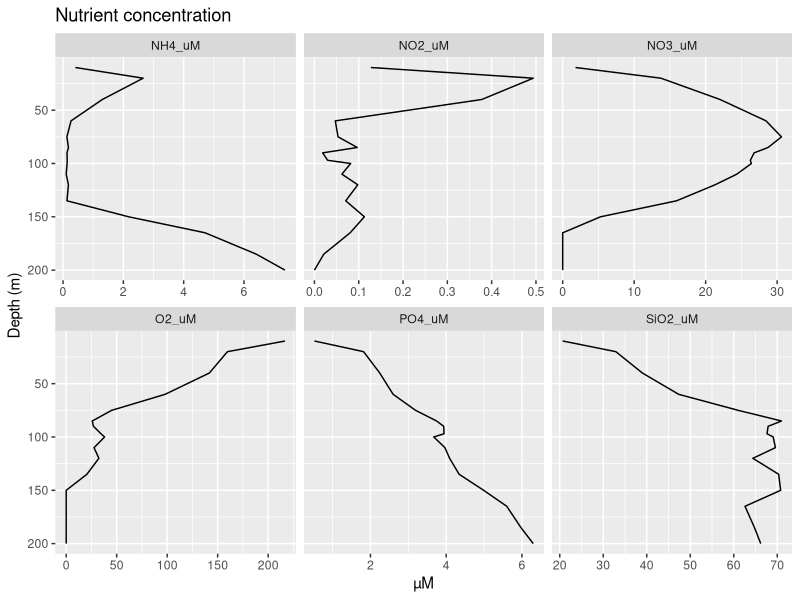

This figure's R source:
library(ggplot2)
library(tidyverse)
metadata <- read.table(file="Saanich.metadata.txt", header=TRUE, row.names=1, sep="\t", na.strings="NAN")

metadatag <- metadata %>%
  gather(key="variable", value="value", O2_uM, PO4_uM, SiO2_uM, NO3_uM, NH4_uM, NO2_uM)

ggplot(metadatag) +
  facet_wrap(~variable, scales="free_x") +
  geom_path(aes(x=value, y=Depth_m)) +
  scale_y_reverse() +
  xlab("µM") +
  ylab("Depth (m)") +
  ggtitle("Nutrient concentration")

